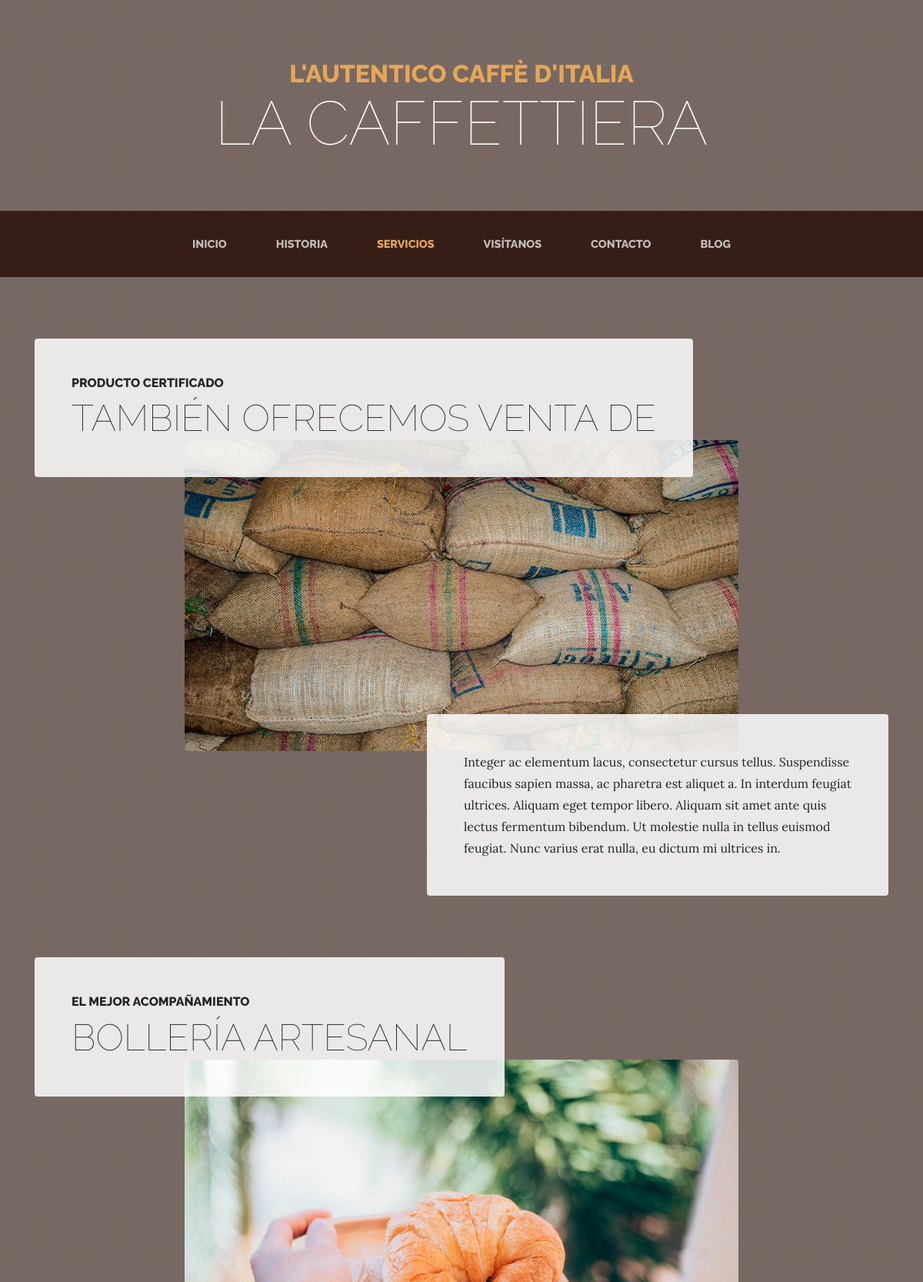
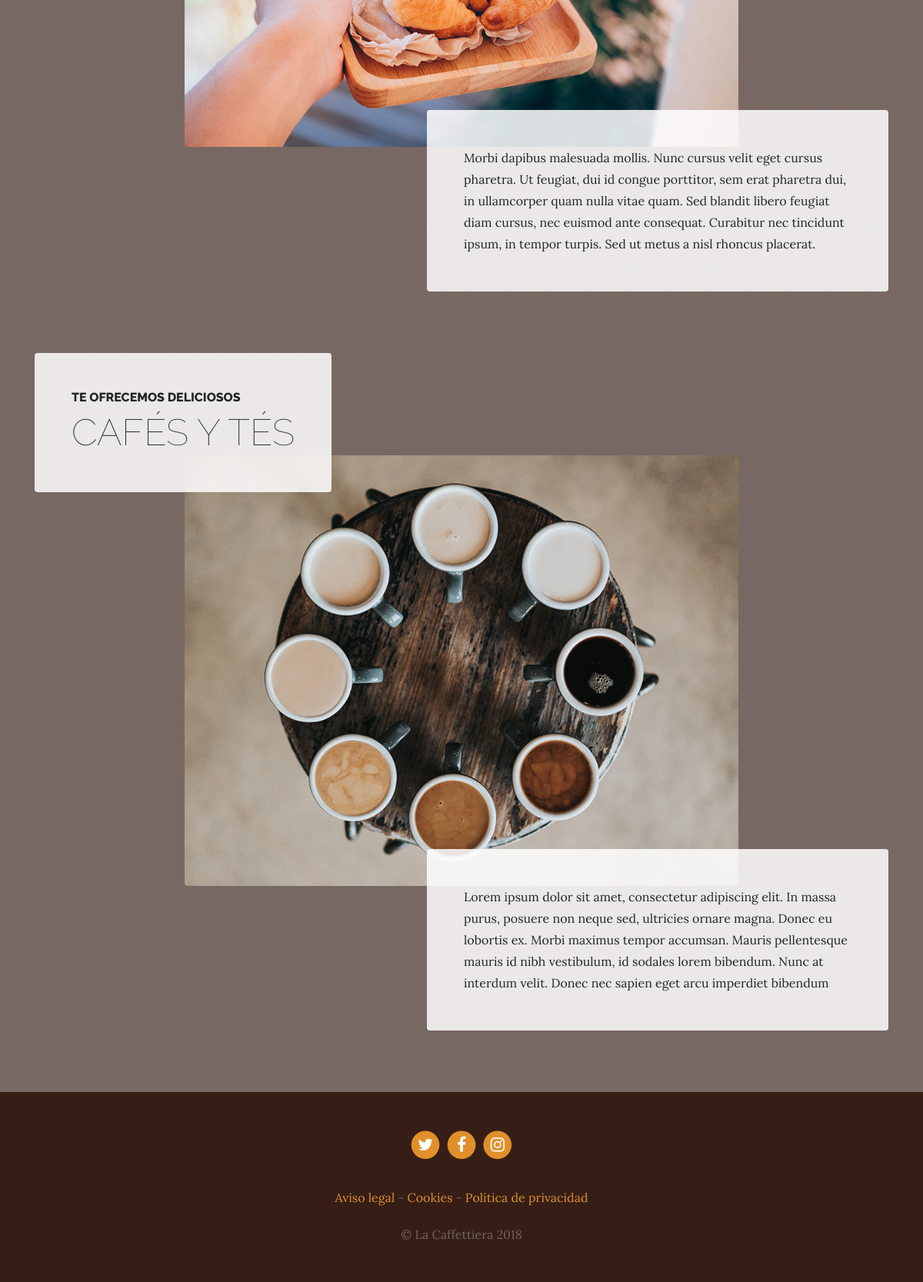
Page /services/ on the committed database (2 pictures, top to bottom).
### services/models.py (models this page shows, shortened)
class Service(models.Model):
    title = models.CharField(max_length=200, verbose_name='Titulo')
    subtitle = models.CharField(max_length=200, verbose_name='Sub Titulo')
    content = models.TextField(verbose_name='Contenido')
    image = models.ImageField(upload_to='Services', verbose_name='Imagen')
    created = models.DateTimeField(auto_now_add=True, verbose_name='Fecha De Creación')
    updated = models.DateTimeField(auto_now=True, verbose_name='Fecha De Modificación')
    class Meta():
        verbose_name = 'Servicio'
        verbose_name_plural = 'Servicios'
        ordering = ['-created']

### page/models.py (models this page shows, shortened)
class Page(models.Model):
    title = models.CharField(max_length=200, verbose_name="Título")
    content = RichTextField(verbose_name="Contenido")
    created = models.DateTimeField(auto_now_add=True, verbose_name="Fecha de creación")
    updated = models.DateTimeField(auto_now=True, verbose_name="Fecha de edición")
    class Meta:
        verbose_name = "página"
        verbose_name_plural = "páginas"
        ordering = ['title']

### services/views.py (the view)
# urls.py: path('', services, name='services'),
def services(request):
    services = Service.objects.all()
    return render(request, 'services/services.html', {'services': services})

### page/templatetags/page_list.py (called while the page is built)
@register.simple_tag
def get_page_list():
    pages = Page.objects.all()
    return pages

### social/processors.py (called while the page is built)
def ctx_dic(request):
    dict_links = {}
    links = Link.objects.all()
    for link in links:
        dict_links[link.key] = link.url
    return dict_links

### services/templates/services/services.html (shortened to what this page needs)
{% extends 'core/base.html' %}
{% load static %}
{% block content %}
{% for service in services %}
  <section class="page-section">
    <div class="container">
      <div class="product-item">
        <div class="product-item-title d-flex">
          <div class="bg-faded p-5 d-flex mr-auto rounded">
            <h2 class="section-heading mb-0">
              <span class="section-heading-upper">{{service.title}}</span>
              <span class="section-heading-lower">{{service.subtitle}}</span>
            </h2>
          </div>
        </div>
        <img class="product-item-img mx-auto d-flex rounded img-fluid mb-3 mb-lg-0" src="{{service.image.url}}" alt="">
        <div class="product-item-description d-flex ml-auto">
          <div class="bg-faded p-5 rounded">
            <p class="mb-0">{{service.content}}</p>
          </div>
        </div>
      </div>
    </div>
  </section>
{% endfor %}
{% endblock content %}

### core/templates/core/base.html (shortened to what this page needs)
<!DOCTYPE html>
<html lang="es">
    <head>
        {% load static %}
        <link href="{% static "core/vendor/bootstrap/css/bootstrap.min.css" %}" rel="stylesheet">
        <link href="{% static "core/vendor/font-awesome/css/font-awesome.min.css" %}" rel="stylesheet" type="text/css">
        <link href="{% static 'core/css/business-casual.css' %}" rel="stylesheet">
    </head>
    <body>
        <h1 class="site-heading text-center text-white d-none d-lg-block">
        <span class="site-heading-upper text-primary mb-3">L'autentico caffè d'italia</span>
        <span class="site-heading-lower">La Caffettiera</span>
        </h1>
        <nav class="navbar navbar-expand-lg navbar-dark py-lg-4" id="mainNav">
            <div class="container">
                <div class="collapse navbar-collapse" id="navbarResponsive">
                <ul class="navbar-nav mx-auto">
                    <li class="nav-item px-lg-4 {% if request.path == '/' %}active{% endif %}">
                    <a class="nav-link text-uppercase text-expanded" href="{% url 'home' %}">Inicio</a>
                    </li>
                    <li class="nav-item px-lg-4 {% if request.path == '/about/' %}active{% endif %}">
                    <a class="nav-link text-uppercase text-expanded" href="{% url 'about' %}">Historia</a>
                    </li>
                    <li class="nav-item px-lg-4 {% if request.path == '/services/' %}active{% endif %}">
                    <a class="nav-link text-uppercase text-expanded" href="{% url 'services' %}">Servicios</a>
                    </li>
                    <li class="nav-item px-lg-4 {% if request.path == '/store/' %}active{% endif %}">
                    <a class="nav-link text-uppercase text-expanded" href="{% url 'store' %}">Visítanos</a>
                    </li>
                    <li class="nav-item px-lg-4 {% if request.path == '/contact/' %}active{% endif %}">
                    <a class="nav-link text-uppercase text-expanded" href="{% url 'contact' %}">Contacto</a>
                    </li>
                    <li class="nav-item px-lg-4 {% if request.path|slice:":6" == '/blog/' %}active{% endif %}">
                    <a class="nav-link text-uppercase text-expanded" href="{% url 'blog' %}">Blog</a>
                    </li>
                </ul>
                </div>
            </div>
        </nav>
        {% block content %}{% endblock content %}
        <footer class="footer text-faded text-center py-5">
        <div class="container">
            <p class="m-0">
                {% if Link_Twitter %}
                    <a href="{{Link_Twitter}}" class="link">
                    <span class="fa-stack fa-lg">
                        <i class="fa fa-circle fa-stack-2x"></i>
                        <i class="fa fa-twitter fa-stack-1x fa-inverse"></i>
                    </span>
                    </a>
                {% endif %}
                {% if Link_Facebook %}
                    <a href="{{Link_Facebook}}" class="link">
                    <span class="fa-stack fa-lg">
                        <i class="fa fa-circle fa-stack-2x"></i>
                        <i class="fa fa-facebook fa-stack-1x fa-inverse"></i>
                    </span>
                    </a>
                {% endif %}
                {% if Link_Instagram %}
                    <a href="{{Link_Instagram}}" class="link">
                    <span class="fa-stack fa-lg">
                        <i class="fa fa-circle fa-stack-2x"></i>
                        <i class="fa fa-instagram fa-stack-1x fa-inverse"></i>
                    </span>
                    </a>
                {% endif %}
            </p>
            <p class="m-0 mbt">
                {% load page_list %}
                {% get_page_list as pages%}
                {% for p in pages %}
                    <a href="{% url 'sample' p.id %}" class="link">{{p.title}}</a>{% if not forloop.last %} - {% endif %}
                {% endfor %}
            </p>
            <p class="m-0 mbt1">&copy; La Caffettiera 2018</p>
        </div>
        </footer>
    </body>
</html>

### core/static/core/css/business-casual.css (style rules this page uses)
body { font-family: 'Lora'; background: linear-gradient(rgba(47, 23, 15, 0.65), rgba(47, 23, 15, 0.65)), url("../img/bg.jpg"); background-attachment: fixed; background-position: center; background-size: cover; }
h1, h2, h3, h4, h5, h6 { font-family: 'Raleway'; }
p { line-height: 1.75; }
.text-faded { color: rgba(255, 255, 255, 0.3); }
.site-heading { margin-top: 5rem; margin-bottom: 5rem; text-transform: uppercase; line-height: 1; font-family: 'Raleway'; }
.site-heading .site-heading-upper { display: block; font-size: 2rem; font-weight: 800; }
.site-heading .site-heading-lower { font-size: 5rem; font-weight: 100; line-height: 4rem; }
.page-section { margin-top: 5rem; margin-bottom: 5rem; }
.section-heading { text-transform: uppercase; }
.section-heading .section-heading-upper { display: block; font-size: 1rem; font-weight: 800; padding-bottom:.5rem; }
.section-heading .section-heading-lower { display: block; font-size: 3rem; font-weight: 100; }
.bg-faded { background-color: rgba(255, 255, 255, 0.85); }
#mainNav { background-color: rgba(47, 23, 15, 0.9); font-family: 'Raleway'; }
#mainNav .navbar-nav .nav-item .nav-link { color: rgba(255, 255, 255, 0.7); font-weight: 800; }
#mainNav .navbar-nav .nav-item.active .nav-link { color: #e6a756; }
@media (min-width: 992px) { #mainNav .navbar-nav .nav-item .nav-link { font-size: 0.9rem; } }
@media (min-width: 992px) { .product-item .product-item-title { position: relative; z-index: 1; margin-bottom: -3rem; } }
@media (min-width: 992px) { .product-item .product-item-img { position: relative; z-index: 0; max-width: 60vw; } }
@media (min-width: 992px) { .product-item .product-item-description { position: relative; z-index: 1; margin-top: -3rem; max-width: 50vw; } }
.footer { background-color: rgba(47, 23, 15, 0.9); }
.text-primary { color: #e6a756 !important; }
.mbt { padding-top: 2rem; }
.mbt1 { padding-top: 1.25rem; }
a.link { color: #df902a; }

### rows in the picture
Service: title "PRODUCTO CERTIFICADO", subtitle "TAMBIÉN OFRECEMOS VENTA DE", image (picture), content "Integer ac elementum lacus, consectetur cursus tellus. Suspendisse faucibus sapien massa, ac pharetra est aliquet a. In interdum feugiat ultrices. Aliquam eget tempor libero. Aliquam sit amet ante quis lectus fermentum bibendum. Ut molestie nulla in tellus euismod feugiat. Nunc varius erat nulla, eu dictum mi ultrices in."
Service: title "EL MEJOR ACOMPAÑAMIENTO", subtitle "BOLLERÍA ARTESANAL", image (picture), content "Morbi dapibus malesuada mollis. Nunc cursus velit eget cursus pharetra. Ut feugiat, dui id congue porttitor, sem erat pharetra dui, in ullamcorper quam nulla vitae quam. Sed blandit libero feugiat diam cursus, nec euismod ante consequat. Curabitur nec tincidunt ipsum, in tempor turpis. Sed ut metus a nisl rhoncus placerat."
Service: title "TE OFRECEMOS DELICIOSOS", subtitle "CAFÉS Y TÉS", image (picture), content "Lorem ipsum dolor sit amet, consectetur adipiscing elit. In massa purus, posuere non neque sed, ultricies ornare magna. Donec eu lobortis ex. Morbi maximus tempor accumsan. Mauris pellentesque mauris id nibh vestibulum, id sodales lorem bibendum. Nunc at interdum velit. Donec nec sapien eget arcu imperdiet bibendum"
Page: title "Aviso legal"
Page: title "Cookies"
Page: title "Política de privacidad"
